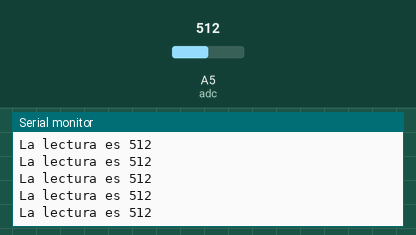
Simulated run of this sketch. Board: Arduino Uno, built with avr-gcc and run on an emulated ATmega328P. Shown: the last lines printed to the serial monitor. Inputs (shaded band) come from the test bench; at power-on: A5 (adc) = 512.

Above: at 1.2 s.
1.3 s: A5 (adc) set to 716
At 1.56 s:
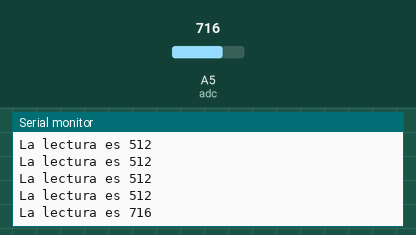
2.8 s: A5 (adc) set to 900
At 2.96 s:
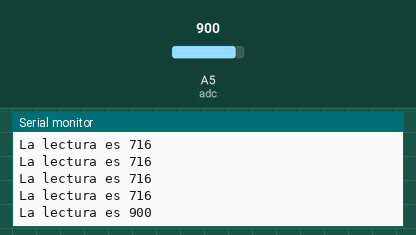
Timing chart, 0 to 5.8 s (numbered marks = the images above; inputs shaded):
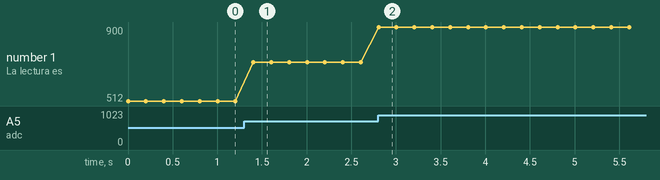

Measured:
- after the input at 1.3 s, the serial monitor: prints a new line after 0.10 s (image 1)
- after the input at 2.8 s, the serial monitor: prints a new line at once (image 2)
- plotted number 1: 512 → 716 after the input at 1.3 s, 716 → 900 after the input at 2.8 s

The sketch:

lectura_analogica.ino
```cpp
//Programa para lectura analogica
//Recordar qalue la entrada no exceda 5 voltios

int adc = 5;//terminal con analog read, usa un convertidor analogico digital
int lectura;
int pausa = 200;
int baudrate = 9600;

void setup(){
  pinMode(adc, INPUT);
  Serial.begin(baudrate);
}

void loop(){
  lectura = analogRead(adc);
  Serial.print("La lectura es ");
  Serial.println(lectura);
  delay(pausa);
}
```
